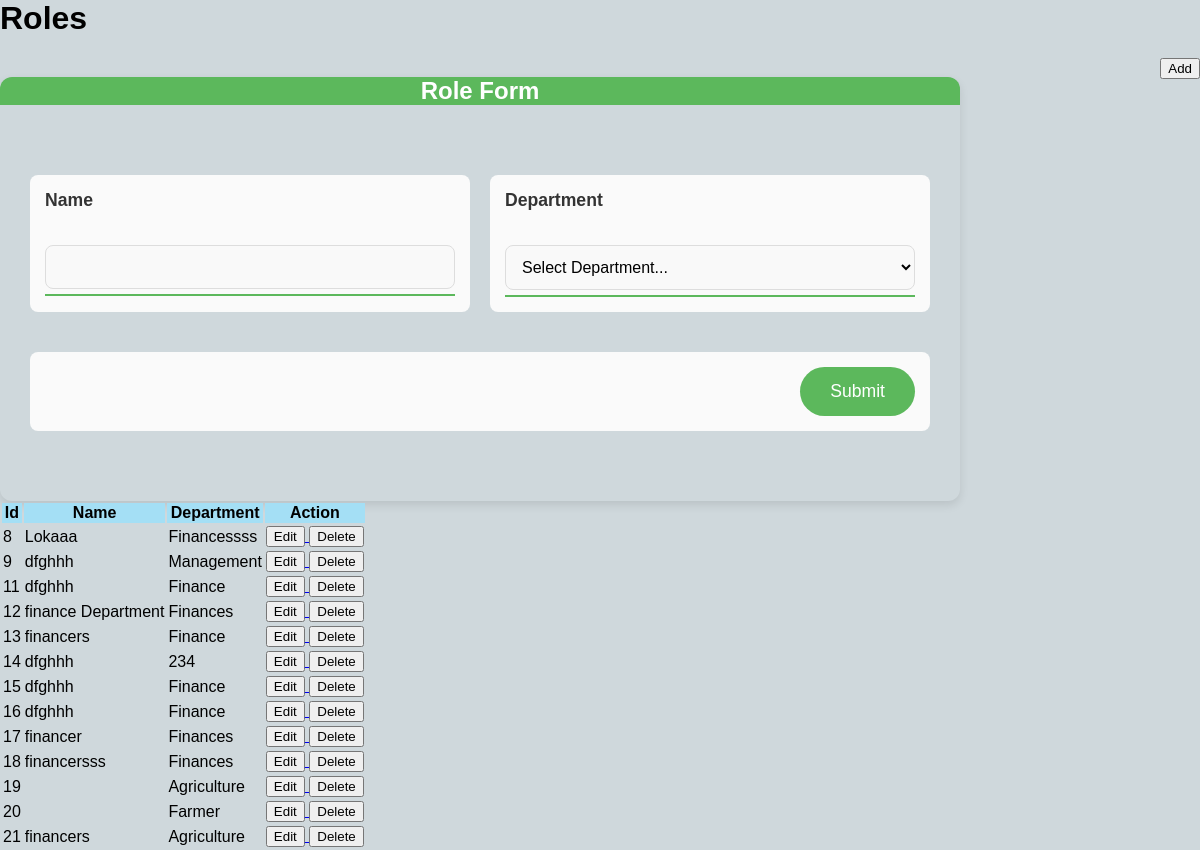
/components/Admin/roles/role_content.php, run on the app's committed database.
### tables this page shows
CREATE TABLE `roles` (
  `id` int(11) NOT NULL,
  `role_name` varchar(255) DEFAULT NULL,
  `role_department_id` int(11) NOT NULL
);

CREATE TABLE `departments` (
  `id` int(11) NOT NULL,
  `name` varchar(255) DEFAULT NULL
);

### components/Admin/roles/role_content.php (the view, shortened to what this page needs)
<?php
include '../../database/db.php';
$roles = "select r.id, r.role_name, d.name from roles r join departments d on r.role_department_id = d.id";
$get_roles = $conn->prepare($roles);
$get_roles->execute();
$roles = $get_roles->fetchAll();
?>
<head>
  <link rel="stylesheet" href="../index.css">
</head>
<div>
    <h1>Roles</h1>
    <?php include 'modal.php' ?>
<table id="myTable" class="display">
  <thead>
    <tr>
      <th>Id</th>
      <th>Name</th>
      <th>Department</th>
      <th>Action</th>
    </tr>
  </thead>
  <tbody>
  <?php
    foreach($roles as $role){
      echo "<tr>
      <td>$role[id]</td>
      <td>$role[role_name]</td>
      <td>$role[name]</td>";
      echo "<td>
      <a href='#?edit_id=" . $role['id'] . "'>
      <button type='button' class='btn btn-success editButton' data-bs-toggle='modal' data-bs-target='#roleModal'
data-bs-whatever='@mdo' value='$role[id]'>
        Edit
      </button>
    </a>
      <a href='role.php?delete_id=$role[id]'>
      <button type='button' class='btn btn-danger editButton' value=''>
          Delete
      </button>
      </a>
      </td>
      </tr>"
      ;
    }
  ?>
  </tbody>
</table>
</div>

### components/Admin/index.css (style rules this page uses)
thead { background-color: #a4dff5; }

### data on the page
roles: id "8", role_name "Lokaaa", role_department.name "Financessss"
roles: id "9", role_name "dfghhh", role_department.name "Management"
roles: id "11", role_name "dfghhh", role_department.name "Finance"
roles: id "12", role_name "finance Department", role_department.name "Finances"
roles: id "13", role_name "financers", role_department.name "Finance"
roles: id "14", role_name "dfghhh", role_department.name "234"
roles: id "15", role_name "dfghhh", role_department.name "Finance"
roles: id "16", role_name "dfghhh", role_department.name "Finance"
roles: id "17", role_name "financer", role_department.name "Finances"
roles: id "18", role_name "financersss", role_department.name "Finances"
roles: id "19", role_department.name "Agriculture"
roles: id "20", role_department.name "Farmer"
roles: id "21", role_name "financers", role_department.name "Agriculture"
